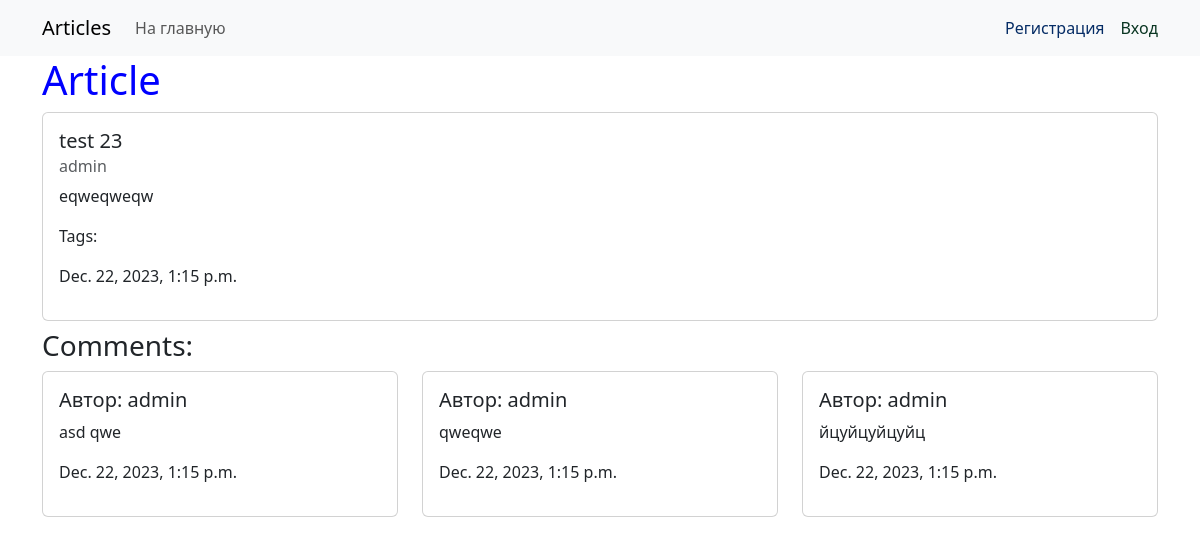
/article/108/, run on the app's committed database.
### webapp/models.py (models this page shows, shortened)
class AbstractModel(models.Model):
    created_at = models.DateTimeField(verbose_name='Время создания', auto_now_add=True)
    updated_at = models.DateTimeField(auto_now=True, verbose_name='Время изменения')
    class Meta:
        abstract = True

class Article(AbstractModel):
    title = models.CharField(max_length=50, null=False, blank=False, validators=[MinLengthValidator(4), ],
                             verbose_name="Заголовок")
    content = models.TextField(max_length=3000, null=False, blank=False, verbose_name='Контент')
    author = models.ForeignKey(get_user_model(), default=1, related_name='articles', on_delete=models.CASCADE, verbose_name="Автор")
    tags = models.ManyToManyField('webapp.Tag', blank=True, related_name='articles', verbose_name='Теги')

class Comment(AbstractModel):
    article = models.ForeignKey('webapp.Article', related_name='comments', on_delete=models.CASCADE,
                                verbose_name='Статья')
    text = models.TextField(max_length=400, verbose_name='Комментарий')
    author = models.ForeignKey(get_user_model(), default=1, related_name='comments', on_delete=models.CASCADE, verbose_name="Автор")

### webapp/views/article_views.py (the view)
# urls.py: path('article/', ArticleView.as_view(), name='article'),
class ArticleView(DetailView):
    model = Article
    template_name = 'articles/article_view.html'
    def get_context_data(self, **kwargs):
        context = super().get_context_data(**kwargs)
        context['comments'] = self.object.comments.order_by('-created_at')
        return context

### webapp/templates/articles/article_view.html (shortened to what this page needs)
{% extends 'base.html' %}
{% block menu %}
    <a class="nav-link" aria-current="page" href="{% url 'webapp:index' %}">На главную</a>
{% endblock %}
{% block content %}
    <h1>Article</h1>
    <div class="card">
        <div class="card-body">
            <h5 class="card-title">{{ article.title }}</h5>
            <h6 class="card-subtitle mb-2 text-body-secondary">{{ article.author }}</h6>
            <p class="card-text">{{ article.content }}</p>
            <p class="card-text">Tags:
            </p>
            <p>{{ article.created_at }}</p>
        </div>
    </div>
    <h3 class="mt-2">Comments: </h3>
    <div class="row row-cols-3 mt-2">
        {% for comment in comments %}
            <div class="col">
                <div class="card">
                    <div class="card-body">
                        <h5 class="card-title">Автор: {{ comment.author }}</h5>
                        <p class="card-text">{{ comment.text }}</p>
                        <p>{{ article.created_at }}</p>
                    </div>
                </div>
            </div>
        {% endfor %}
    </div>
{% endblock %}

### webapp/static/css/style.css (style rules this page uses)
h1 { color: blue; }

### data on the page
Article: title "test 23", author "admin", content "eqweqweqw", created_at "Dec. 22, 2023, 1:15 p.m."
Comment: author "admin", text "asd qwe"
Comment: author "admin", text "qweqwe"
Comment: author "admin", text "йцуйцуйцуйц"
